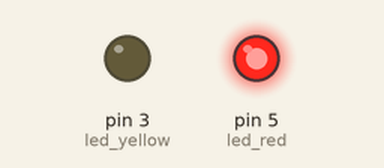
The sketch below on a simulated Arduino Uno, built with avr-gcc and run on an emulated ATmega328P. Shown: output pins drawn as LEDs (lit = HIGH).

Above: at 0.8 s.
At 2.9 s:
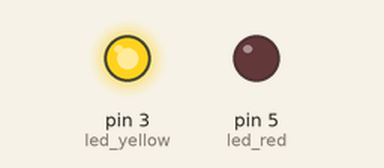
At 4.8 s:
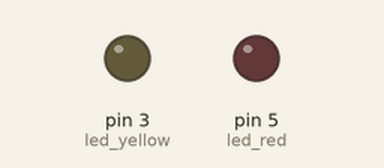
Timing chart, 0 to 6.4 s (numbered marks = the images above):
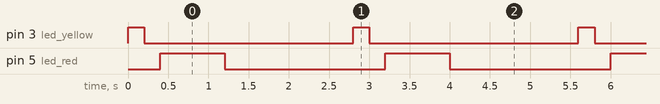

The sketch:

firstt.ino
```cpp
int led_yellow = 3;
int led_red = 5;

void setup() {
  // put your setup code here, to run once:
  pinMode(led_yellow,OUTPUT);
  pinMode(led_red,OUTPUT);

}

void loop() {
  // put your main code here, to run repeatedly:
  //YELLOW
  digitalWrite(led_yellow,HIGH);
  delay(200);
  digitalWrite(led_yellow,LOW);
  delay(200);
  //RED
  digitalWrite(led_red,HIGH);
  delay(800);
  digitalWrite(led_red,LOW);
  delay(1600);
}
```

Measured:
- by itself, pin 3 (led_yellow): alternates HIGH for 0.20 s and LOW for 2.6 s
- by itself, pin 5 (led_red): alternates HIGH for 0.80 s and LOW for 2.0 s
- by itself, everything shown: repeats every 2.8 s, in 4 steps
